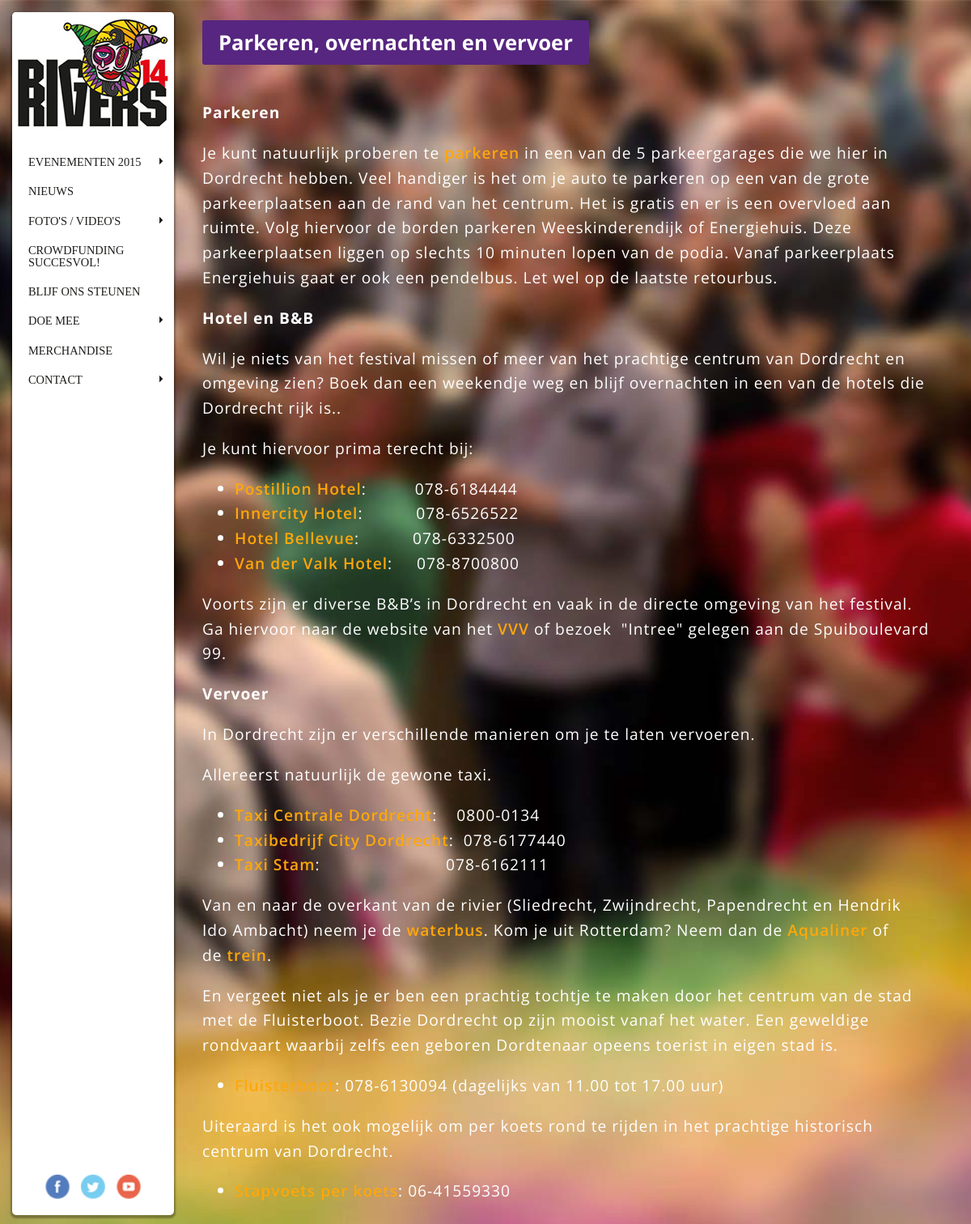
Screenshot of /pvo.php with the database file from the repository.
### tables this page shows
CREATE TABLE IF NOT EXISTS `post` (
`id` int(255) NOT NULL,
  `type` varchar(32) NOT NULL,
  `title` varchar(128) NOT NULL,
  `body` longtext NOT NULL,
  `status` int(1) NOT NULL DEFAULT '1',
  `created` int(11) NOT NULL,
  `modified` int(11) NOT NULL,
  `author` varchar(255) NOT NULL
);

### pvo.php (the view, shortened to what this page needs)
<?php
	require_once('inc/cxn.php');
	$page = '1';
	if($stmt = $con->prepare('SELECT title, body
		FROM post
		WHERE id = ?')) {
		$stmt->bind_param('i', $page);
		$stmt->execute();
		$stmt->store_result();
		$stmt->bind_result($title, $body);
	} else {
		echo $con->error;
	}
require('inc/html.php'); ?>
<body>
	<?php include('inc/menu.php'); ?>
<div id="wrapper">
<div id="container">
<div id="content">
	<div id="title">
		<h1><?php echo $title; ?></h1>
	</div>
	<div class="content">
		<?php echo $body; ?>
	</div>
</div>
</div>
</body>
</html>

### css/style.css (style rules this page uses)
html { font-family: 'Open Sans', sans-serif, calibri; background: url(../img/background.jpg) no-repeat center center fixed; background-size: cover; }
body { margin: 0; padding: 0; }
@media only screen and (min-width: 768px) { #wrapper { position: relative; z-index: 10; top: 0; left: 0; width: 100%; height: 100%; } }
@media only screen and (min-width: 768px) { #container { position: relative; top: 15px; bottom: 15px; left: 250px; width: 75%; height: auto; min-height: 768px; z-index: 0; } }
@media only screen and (min-width: 768px) { #content { max-width: 1000px; min-height: 100%; } }
@media only screen and (min-width: 768px) { #content .content { float: left; width: 100%; margin: 25px 0 25px 0; line-height: 1.6em; letter-spacing: 1px; font-size: 1.2em; color: #fff; } }
@media only screen and (min-width: 768px) { #content a { color: #ffa70a; font-weight: 600; text-decoration: none; } }
@media only screen and (min-width: 768px) { #title { position: relative; float: left; width: 100%; padding-top: 10px; } }
@media only screen and (min-width: 768px) { #title h1 { float: left; clear: both; margin: 0; padding: 10px 20px 10px 20px; font-size: 1.6em; color: #fff; background-color: #572680; border-radius: 3px; } }

### rows the page displays
post: title "Parkeren, overnachten en vervoer", body "Parkeren Je kunt natuurlijk proberen te parkeren in een van de 5 parkeergarages die we hier in Dordrecht hebben. Veel handiger is het om je auto te parkeren op een van de grote parkeerplaatsen aan de rand van het centrum. Het is gratis en er is een overvloed aan ruimte. Volg hiervoor de borden parkeren Weeskinderendijk of Energiehuis. Deze parkeerplaatsen liggen op slechts 10 minuten lopen van de podia. Vanaf parkeerplaats Energiehuis gaat er ook een pendelbus. Let wel op de laatste retourbus. Hotel en B&B Wil je niets van het festival missen of meer van het prachtige centrum van Dordrecht en omgeving zien? Boek dan een weekendje weg en blijf overnachten in een van de hotels die Dordrecht…"
